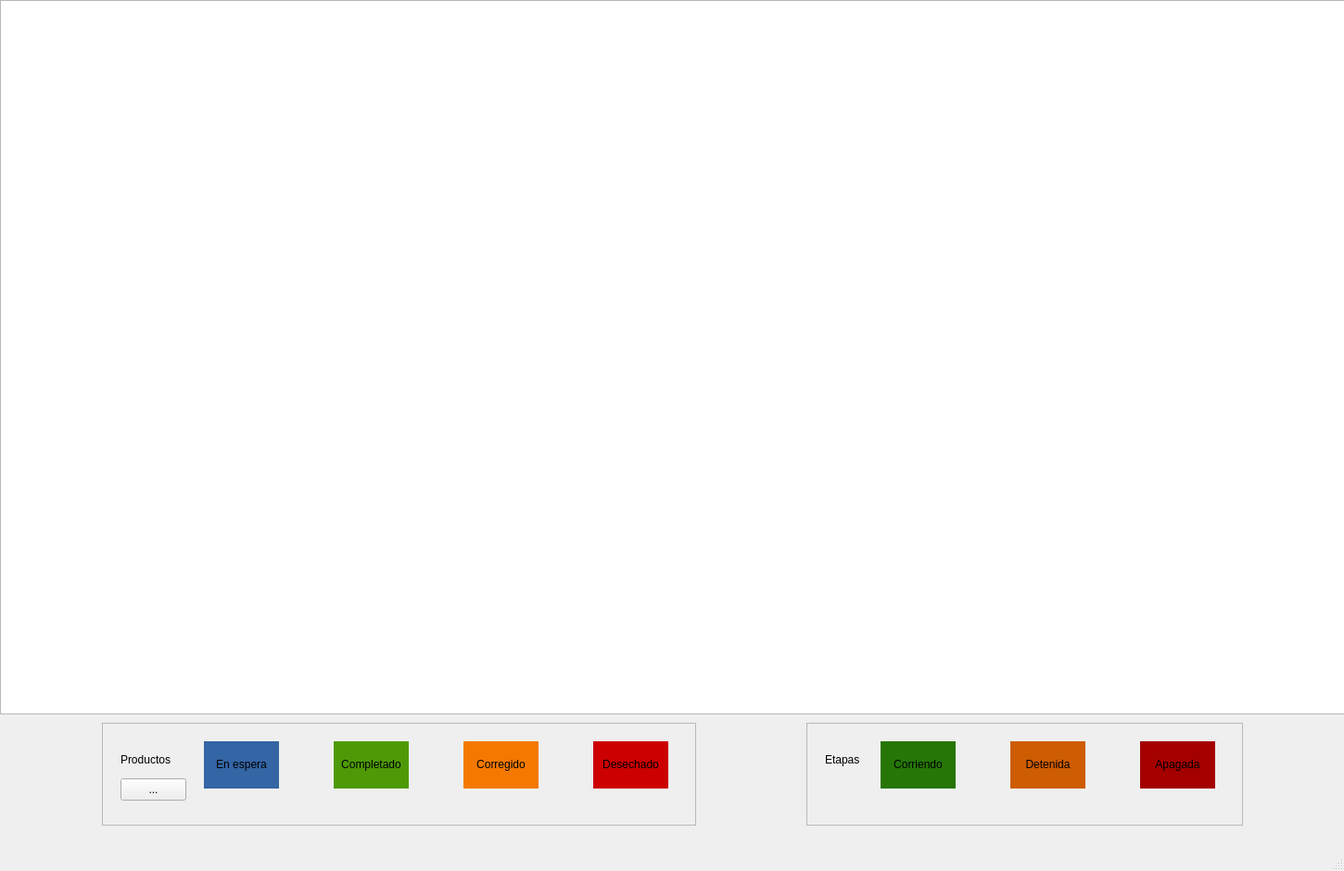
<?xml version="1.0" encoding="UTF-8"?>
<ui version="4.0">
 <class>VentanaHistograma</class>
 <widget class="QMainWindow" name="VentanaHistograma">
  <property name="geometry">
   <rect>
    <x>0</x>
    <y>0</y>
    <width>1450</width>
    <height>940</height>
   </rect>
  </property>
  <property name="windowTitle">
   <string>MainWindow</string>
  </property>
  <widget class="QWidget" name="centralwidget">
   <widget class="QTableWidget" name="twHistogram">
    <property name="geometry">
     <rect>
      <x>0</x>
      <y>0</y>
      <width>1451</width>
      <height>771</height>
     </rect>
    </property>
   </widget>
   <widget class="QFrame" name="frame">
    <property name="geometry">
     <rect>
      <x>110</x>
      <y>780</y>
      <width>641</width>
      <height>111</height>
     </rect>
    </property>
    <property name="frameShape">
     <enum>QFrame::StyledPanel</enum>
    </property>
    <property name="frameShadow">
     <enum>QFrame::Raised</enum>
    </property>
    <widget class="QLabel" name="label">
     <property name="geometry">
      <rect>
       <x>110</x>
       <y>20</y>
       <width>81</width>
       <height>51</height>
      </rect>
     </property>
     <property name="styleSheet">
      <string notr="true">background-color: rgb(52, 101, 164);</string>
     </property>
     <property name="text">
      <string>&lt;html&gt;&lt;head/&gt;&lt;body&gt;&lt;p align=&quot;center&quot;&gt;En espera&lt;/p&gt;&lt;/body&gt;&lt;/html&gt;</string>
     </property>
    </widget>
    <widget class="QLabel" name="label_2">
     <property name="geometry">
      <rect>
       <x>250</x>
       <y>20</y>
       <width>81</width>
       <height>51</height>
      </rect>
     </property>
     <property name="styleSheet">
      <string notr="true">background-color: rgb(78, 154, 6);</string>
     </property>
     <property name="text">
      <string>&lt;html&gt;&lt;head/&gt;&lt;body&gt;&lt;p align=&quot;center&quot;&gt;Completado&lt;/p&gt;&lt;/body&gt;&lt;/html&gt;</string>
     </property>
    </widget>
    <widget class="QLabel" name="label_3">
     <property name="geometry">
      <rect>
       <x>390</x>
       <y>20</y>
       <width>81</width>
       <height>51</height>
      </rect>
     </property>
     <property name="styleSheet">
      <string notr="true">background-color: rgb(245, 121, 0);</string>
     </property>
     <property name="text">
      <string>&lt;html&gt;&lt;head/&gt;&lt;body&gt;&lt;p align=&quot;center&quot;&gt;Corregido&lt;/p&gt;&lt;/body&gt;&lt;/html&gt;</string>
     </property>
    </widget>
    <widget class="QLabel" name="label_4">
     <property name="geometry">
      <rect>
       <x>530</x>
       <y>20</y>
       <width>81</width>
       <height>51</height>
      </rect>
     </property>
     <property name="styleSheet">
      <string notr="true">background-color: rgb(204, 0, 0);</string>
     </property>
     <property name="text">
      <string>&lt;html&gt;&lt;head/&gt;&lt;body&gt;&lt;p align=&quot;center&quot;&gt;Desechado&lt;/p&gt;&lt;/body&gt;&lt;/html&gt;</string>
     </property>
    </widget>
    <widget class="QLabel" name="label_5">
     <property name="geometry">
      <rect>
       <x>20</x>
       <y>30</y>
       <width>71</width>
       <height>20</height>
      </rect>
     </property>
     <property name="text">
      <string>Productos</string>
     </property>
    </widget>
    <widget class="QToolButton" name="toolButton">
     <property name="geometry">
      <rect>
       <x>20</x>
       <y>60</y>
       <width>71</width>
       <height>24</height>
      </rect>
     </property>
     <property name="text">
      <string>...</string>
     </property>
    </widget>
   </widget>
   <widget class="QFrame" name="frame_2">
    <property name="geometry">
     <rect>
      <x>870</x>
      <y>780</y>
      <width>471</width>
      <height>111</height>
     </rect>
    </property>
    <property name="frameShape">
     <enum>QFrame::StyledPanel</enum>
    </property>
    <property name="frameShadow">
     <enum>QFrame::Raised</enum>
    </property>
    <widget class="QLabel" name="label_6">
     <property name="geometry">
      <rect>
       <x>20</x>
       <y>30</y>
       <width>71</width>
       <height>20</height>
      </rect>
     </property>
     <property name="text">
      <string>&lt;html&gt;&lt;head/&gt;&lt;body&gt;&lt;p&gt;Etapas&lt;/p&gt;&lt;/body&gt;&lt;/html&gt;</string>
     </property>
    </widget>
    <widget class="QLabel" name="label_7">
     <property name="geometry">
      <rect>
       <x>80</x>
       <y>20</y>
       <width>81</width>
       <height>51</height>
      </rect>
     </property>
     <property name="styleSheet">
      <string notr="true">background-color: rgb(38, 118, 7);</string>
     </property>
     <property name="text">
      <string>&lt;html&gt;&lt;head/&gt;&lt;body&gt;&lt;p align=&quot;center&quot;&gt;Corriendo&lt;/p&gt;&lt;/body&gt;&lt;/html&gt;</string>
     </property>
    </widget>
    <widget class="QLabel" name="label_8">
     <property name="geometry">
      <rect>
       <x>220</x>
       <y>20</y>
       <width>81</width>
       <height>51</height>
      </rect>
     </property>
     <property name="styleSheet">
      <string notr="true">background-color: rgb(206, 92, 0);</string>
     </property>
     <property name="text">
      <string>&lt;html&gt;&lt;head/&gt;&lt;body&gt;&lt;p align=&quot;center&quot;&gt;Detenida&lt;/p&gt;&lt;/body&gt;&lt;/html&gt;</string>
     </property>
    </widget>
    <widget class="QLabel" name="label_9">
     <property name="geometry">
      <rect>
       <x>360</x>
       <y>20</y>
       <width>81</width>
       <height>51</height>
      </rect>
     </property>
     <property name="styleSheet">
      <string notr="true">background-color: rgb(164, 0, 0);</string>
     </property>
     <property name="text">
      <string>&lt;html&gt;&lt;head/&gt;&lt;body&gt;&lt;p align=&quot;center&quot;&gt;Apagada&lt;/p&gt;&lt;/body&gt;&lt;/html&gt;</string>
     </property>
    </widget>
   </widget>
  </widget>
  <widget class="QMenuBar" name="menubar">
   <property name="geometry">
    <rect>
     <x>0</x>
     <y>0</y>
     <width>1450</width>
     <height>22</height>
    </rect>
   </property>
  </widget>
  <widget class="QStatusBar" name="statusbar"/>
 </widget>
 <resources/>
 <connections/>
</ui>
